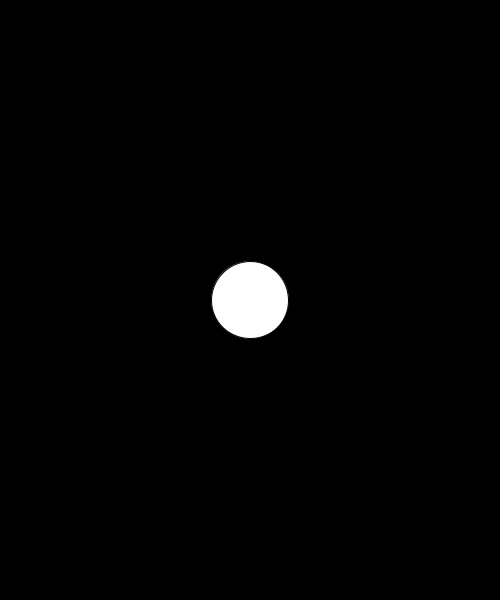
Frame 1 (no input)
Frame 60 (the mouse pressed at the canvas centre just before this capture): identical to frame 1, image omitted
Frame 120 (the mouse held since frame 60 and released just before this capture): identical to frame 1, image omitted

The Processing sketch that drew this single still picture (run headless with seeded random() and noise(); from frame 60 on, the mouse is pressed at the canvas centre):

// Processing sketch: day3_07_objects_class
// ── day3_07_objects_class.pde
Ball myBall;

void setup() {
  size(500, 600);
  background(0);
  
  myBall = new Ball();
}

void draw() {
  background(0);
  
  myBall.display();
}














// "Ball"is a DataType now!
class Ball {
  // variables, properties ( fields(CS) ) 
  float x, y;
  float xSpd, ySpd;
  float size;
  // very very very special function called "constructor"
  Ball() {
    // like setup() in Processing
    x = width/2;
    y = height/2;
    xSpd = random(-5, 5);
    ySpd = random(-5, 5);
    size = random(30, 80);
  }
  // functions, behaviors, actions ( methods(CS) )
  void display() {
    // like draw() in Processing
    ellipse(x, y, size, size);
  }
}
